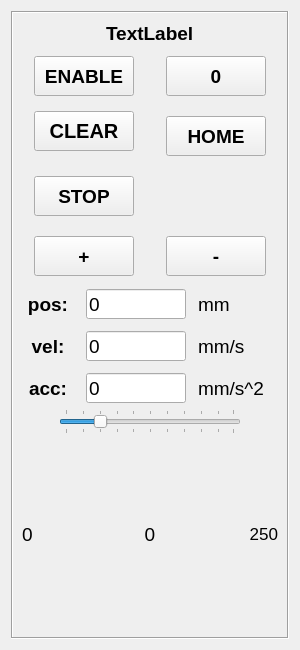
<?xml version="1.0" encoding="UTF-8"?>
<ui version="4.0">
 <class>axis</class>
 <widget class="QWidget" name="axis">
  <property name="geometry">
   <rect>
    <x>0</x>
    <y>0</y>
    <width>300</width>
    <height>650</height>
   </rect>
  </property>
  <property name="sizePolicy">
   <sizepolicy hsizetype="Minimum" vsizetype="Minimum">
    <horstretch>0</horstretch>
    <verstretch>0</verstretch>
   </sizepolicy>
  </property>
  <property name="minimumSize">
   <size>
    <width>300</width>
    <height>500</height>
   </size>
  </property>
  <property name="maximumSize">
   <size>
    <width>300</width>
    <height>650</height>
   </size>
  </property>
  <property name="windowTitle">
   <string>Form</string>
  </property>
  <layout class="QVBoxLayout" name="verticalLayout" stretch="0">
   <item>
    <widget class="QFrame" name="frame">
     <property name="frameShape">
      <enum>QFrame::Box</enum>
     </property>
     <property name="frameShadow">
      <enum>QFrame::Sunken</enum>
     </property>
     <layout class="QVBoxLayout" name="verticalLayout_2" stretch="0,3,3,2">
      <item>
       <layout class="QFormLayout" name="formLayout">
        <property name="fieldGrowthPolicy">
         <enum>QFormLayout::AllNonFixedFieldsGrow</enum>
        </property>
        <property name="labelAlignment">
         <set>Qt::AlignCenter</set>
        </property>
        <property name="formAlignment">
         <set>Qt::AlignCenter</set>
        </property>
        <item row="0" column="0">
         <widget class="QLabel" name="titleLabel">
          <property name="font">
           <font>
            <pointsize>14</pointsize>
            <weight>75</weight>
            <bold>true</bold>
           </font>
          </property>
          <property name="text">
           <string>TextLabel</string>
          </property>
          <property name="margin">
           <number>3</number>
          </property>
         </widget>
        </item>
       </layout>
      </item>
      <item>
       <layout class="QGridLayout" name="gridLayout">
        <property name="bottomMargin">
         <number>12</number>
        </property>
        <property name="spacing">
         <number>20</number>
        </property>
        <item row="2" column="0">
         <widget class="QPushButton" name="stopBtn">
          <property name="sizePolicy">
           <sizepolicy hsizetype="Minimum" vsizetype="Minimum">
            <horstretch>0</horstretch>
            <verstretch>0</verstretch>
           </sizepolicy>
          </property>
          <property name="minimumSize">
           <size>
            <width>100</width>
            <height>40</height>
           </size>
          </property>
          <property name="maximumSize">
           <size>
            <width>100</width>
            <height>30</height>
           </size>
          </property>
          <property name="font">
           <font>
            <pointsize>14</pointsize>
            <weight>75</weight>
            <bold>true</bold>
           </font>
          </property>
          <property name="text">
           <string>STOP</string>
          </property>
         </widget>
        </item>
        <item row="1" column="0">
         <widget class="QPushButton" name="clearBtn">
          <property name="sizePolicy">
           <sizepolicy hsizetype="Minimum" vsizetype="Minimum">
            <horstretch>0</horstretch>
            <verstretch>0</verstretch>
           </sizepolicy>
          </property>
          <property name="minimumSize">
           <size>
            <width>100</width>
            <height>40</height>
           </size>
          </property>
          <property name="maximumSize">
           <size>
            <width>100</width>
            <height>40</height>
           </size>
          </property>
          <property name="font">
           <font>
            <pointsize>15</pointsize>
            <weight>75</weight>
            <bold>true</bold>
           </font>
          </property>
          <property name="text">
           <string>CLEAR</string>
          </property>
         </widget>
        </item>
        <item row="0" column="1">
         <widget class="QPushButton" name="zeroBtn">
          <property name="sizePolicy">
           <sizepolicy hsizetype="Minimum" vsizetype="Minimum">
            <horstretch>0</horstretch>
            <verstretch>0</verstretch>
           </sizepolicy>
          </property>
          <property name="minimumSize">
           <size>
            <width>100</width>
            <height>40</height>
           </size>
          </property>
          <property name="maximumSize">
           <size>
            <width>100</width>
            <height>30</height>
           </size>
          </property>
          <property name="font">
           <font>
            <pointsize>14</pointsize>
            <weight>75</weight>
            <bold>true</bold>
           </font>
          </property>
          <property name="text">
           <string>0</string>
          </property>
         </widget>
        </item>
        <item row="1" column="1">
         <widget class="QPushButton" name="homeBtn">
          <property name="sizePolicy">
           <sizepolicy hsizetype="Minimum" vsizetype="Minimum">
            <horstretch>0</horstretch>
            <verstretch>0</verstretch>
           </sizepolicy>
          </property>
          <property name="minimumSize">
           <size>
            <width>100</width>
            <height>40</height>
           </size>
          </property>
          <property name="maximumSize">
           <size>
            <width>100</width>
            <height>30</height>
           </size>
          </property>
          <property name="font">
           <font>
            <pointsize>14</pointsize>
            <weight>75</weight>
            <bold>true</bold>
           </font>
          </property>
          <property name="text">
           <string>HOME</string>
          </property>
         </widget>
        </item>
        <item row="0" column="0">
         <widget class="QPushButton" name="enableBtn">
          <property name="sizePolicy">
           <sizepolicy hsizetype="Minimum" vsizetype="Minimum">
            <horstretch>0</horstretch>
            <verstretch>0</verstretch>
           </sizepolicy>
          </property>
          <property name="minimumSize">
           <size>
            <width>100</width>
            <height>40</height>
           </size>
          </property>
          <property name="maximumSize">
           <size>
            <width>100</width>
            <height>30</height>
           </size>
          </property>
          <property name="font">
           <font>
            <pointsize>14</pointsize>
            <weight>75</weight>
            <bold>true</bold>
           </font>
          </property>
          <property name="text">
           <string>ENABLE</string>
          </property>
         </widget>
        </item>
        <item row="3" column="0">
         <widget class="QPushButton" name="positiveMoveBtn">
          <property name="minimumSize">
           <size>
            <width>100</width>
            <height>40</height>
           </size>
          </property>
          <property name="maximumSize">
           <size>
            <width>100</width>
            <height>30</height>
           </size>
          </property>
          <property name="font">
           <font>
            <pointsize>14</pointsize>
            <weight>75</weight>
            <bold>true</bold>
           </font>
          </property>
          <property name="text">
           <string>+</string>
          </property>
         </widget>
        </item>
        <item row="3" column="1">
         <widget class="QPushButton" name="negitiveMoveBtn">
          <property name="minimumSize">
           <size>
            <width>100</width>
            <height>40</height>
           </size>
          </property>
          <property name="maximumSize">
           <size>
            <width>100</width>
            <height>30</height>
           </size>
          </property>
          <property name="font">
           <font>
            <pointsize>14</pointsize>
            <weight>75</weight>
            <bold>true</bold>
           </font>
          </property>
          <property name="text">
           <string>-</string>
          </property>
         </widget>
        </item>
       </layout>
      </item>
      <item>
       <layout class="QGridLayout" name="gridLayout_2">
        <property name="spacing">
         <number>12</number>
        </property>
        <item row="0" column="0">
         <widget class="QLabel" name="label_4">
          <property name="font">
           <font>
            <pointsize>14</pointsize>
            <weight>75</weight>
            <bold>true</bold>
           </font>
          </property>
          <property name="text">
           <string>pos:</string>
          </property>
          <property name="alignment">
           <set>Qt::AlignCenter</set>
          </property>
         </widget>
        </item>
        <item row="1" column="0">
         <widget class="QLabel" name="label_6">
          <property name="font">
           <font>
            <pointsize>14</pointsize>
            <weight>75</weight>
            <bold>true</bold>
           </font>
          </property>
          <property name="text">
           <string>vel:</string>
          </property>
          <property name="alignment">
           <set>Qt::AlignCenter</set>
          </property>
         </widget>
        </item>
        <item row="0" column="2">
         <widget class="QLabel" name="label">
          <property name="sizePolicy">
           <sizepolicy hsizetype="Fixed" vsizetype="Fixed">
            <horstretch>0</horstretch>
            <verstretch>0</verstretch>
           </sizepolicy>
          </property>
          <property name="minimumSize">
           <size>
            <width>80</width>
            <height>30</height>
           </size>
          </property>
          <property name="maximumSize">
           <size>
            <width>80</width>
            <height>30</height>
           </size>
          </property>
          <property name="font">
           <font>
            <pointsize>14</pointsize>
           </font>
          </property>
          <property name="text">
           <string>mm</string>
          </property>
         </widget>
        </item>
        <item row="2" column="1">
         <widget class="QLineEdit" name="accEdit">
          <property name="sizePolicy">
           <sizepolicy hsizetype="Fixed" vsizetype="Fixed">
            <horstretch>0</horstretch>
            <verstretch>0</verstretch>
           </sizepolicy>
          </property>
          <property name="minimumSize">
           <size>
            <width>100</width>
            <height>30</height>
           </size>
          </property>
          <property name="maximumSize">
           <size>
            <width>100</width>
            <height>30</height>
           </size>
          </property>
          <property name="font">
           <font>
            <pointsize>14</pointsize>
           </font>
          </property>
          <property name="text">
           <string>0</string>
          </property>
         </widget>
        </item>
        <item row="1" column="1">
         <widget class="QLineEdit" name="velEdit">
          <property name="sizePolicy">
           <sizepolicy hsizetype="Fixed" vsizetype="Fixed">
            <horstretch>0</horstretch>
            <verstretch>0</verstretch>
           </sizepolicy>
          </property>
          <property name="minimumSize">
           <size>
            <width>100</width>
            <height>30</height>
           </size>
          </property>
          <property name="maximumSize">
           <size>
            <width>100</width>
            <height>30</height>
           </size>
          </property>
          <property name="font">
           <font>
            <pointsize>14</pointsize>
           </font>
          </property>
          <property name="text">
           <string>0</string>
          </property>
         </widget>
        </item>
        <item row="2" column="2">
         <widget class="QLabel" name="label_2">
          <property name="minimumSize">
           <size>
            <width>80</width>
            <height>30</height>
           </size>
          </property>
          <property name="maximumSize">
           <size>
            <width>80</width>
            <height>16777215</height>
           </size>
          </property>
          <property name="font">
           <font>
            <pointsize>14</pointsize>
           </font>
          </property>
          <property name="text">
           <string>mm/s^2</string>
          </property>
         </widget>
        </item>
        <item row="2" column="0">
         <widget class="QLabel" name="label_5">
          <property name="font">
           <font>
            <pointsize>14</pointsize>
            <weight>75</weight>
            <bold>true</bold>
           </font>
          </property>
          <property name="text">
           <string>acc:</string>
          </property>
          <property name="alignment">
           <set>Qt::AlignCenter</set>
          </property>
         </widget>
        </item>
        <item row="0" column="1">
         <widget class="QLineEdit" name="posEdit">
          <property name="sizePolicy">
           <sizepolicy hsizetype="Fixed" vsizetype="Fixed">
            <horstretch>0</horstretch>
            <verstretch>0</verstretch>
           </sizepolicy>
          </property>
          <property name="minimumSize">
           <size>
            <width>100</width>
            <height>30</height>
           </size>
          </property>
          <property name="maximumSize">
           <size>
            <width>100</width>
            <height>30</height>
           </size>
          </property>
          <property name="font">
           <font>
            <pointsize>14</pointsize>
           </font>
          </property>
          <property name="text">
           <string>0</string>
          </property>
         </widget>
        </item>
        <item row="1" column="2">
         <widget class="QLabel" name="label_3">
          <property name="minimumSize">
           <size>
            <width>80</width>
            <height>30</height>
           </size>
          </property>
          <property name="maximumSize">
           <size>
            <width>80</width>
            <height>16777215</height>
           </size>
          </property>
          <property name="font">
           <font>
            <pointsize>14</pointsize>
           </font>
          </property>
          <property name="text">
           <string>mm/s</string>
          </property>
         </widget>
        </item>
       </layout>
      </item>
      <item>
       <layout class="QGridLayout" name="gridLayout_3">
        <item row="1" column="0">
         <layout class="QGridLayout" name="gridLayout_4">
          <item row="0" column="1">
           <widget class="QLabel" name="posLabel">
            <property name="font">
             <font>
              <pointsize>14</pointsize>
             </font>
            </property>
            <property name="text">
             <string>0</string>
            </property>
            <property name="alignment">
             <set>Qt::AlignCenter</set>
            </property>
           </widget>
          </item>
          <item row="0" column="0">
           <widget class="QLabel" name="negativeLabel">
            <property name="font">
             <font>
              <pointsize>14</pointsize>
             </font>
            </property>
            <property name="text">
             <string>0</string>
            </property>
           </widget>
          </item>
          <item row="0" column="2">
           <widget class="QLabel" name="positiveLabel">
            <property name="font">
             <font>
              <pointsize>13</pointsize>
             </font>
            </property>
            <property name="layoutDirection">
             <enum>Qt::LeftToRight</enum>
            </property>
            <property name="text">
             <string>250</string>
            </property>
            <property name="alignment">
             <set>Qt::AlignRight|Qt::AlignTrailing|Qt::AlignVCenter</set>
            </property>
           </widget>
          </item>
          <item row="1" column="1">
           <layout class="QGridLayout" name="gridLayout_5"/>
          </item>
         </layout>
        </item>
        <item row="0" column="0">
         <layout class="QGridLayout" name="gridLayout_6" columnstretch="1,5,1">
          <item row="0" column="2">
           <spacer name="horizontalSpacer_3">
            <property name="orientation">
             <enum>Qt::Horizontal</enum>
            </property>
            <property name="sizeHint" stdset="0">
             <size>
              <width>40</width>
              <height>20</height>
             </size>
            </property>
           </spacer>
          </item>
          <item row="0" column="1">
           <widget class="QSlider" name="posSlider">
            <property name="sliderPosition">
             <number>20</number>
            </property>
            <property name="orientation">
             <enum>Qt::Horizontal</enum>
            </property>
            <property name="tickPosition">
             <enum>QSlider::TicksBothSides</enum>
            </property>
            <property name="tickInterval">
             <number>10</number>
            </property>
           </widget>
          </item>
          <item row="0" column="0">
           <spacer name="horizontalSpacer_4">
            <property name="orientation">
             <enum>Qt::Horizontal</enum>
            </property>
            <property name="sizeHint" stdset="0">
             <size>
              <width>40</width>
              <height>20</height>
             </size>
            </property>
           </spacer>
          </item>
         </layout>
        </item>
       </layout>
      </item>
     </layout>
    </widget>
   </item>
  </layout>
 </widget>
 <resources/>
 <connections/>
</ui>
